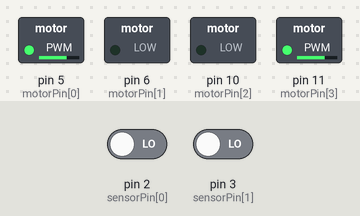
Recording of a sketch running on a simulated Arduino Uno, built with avr-gcc and run on an emulated ATmega328P. On the bench: switched loads named in the sketch (green lamp = pin HIGH). The test bench sets the inputs (shaded band); at power-on: pin 2 (sensorPin[0]) LOW, pin 3 (sensorPin[1]) LOW.

Above: at 1.2 s.
1.3 s: pin 2 (sensorPin[0]) driven HIGH
At 2.2 s:
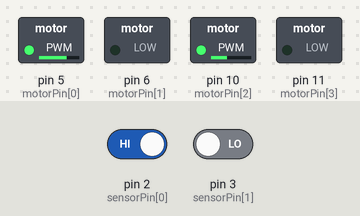
2.8 s: pin 3 (sensorPin[1]) driven HIGH
At 3.3 s:
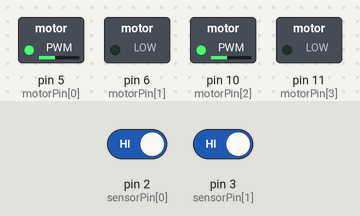
4.3 s: pin 2 (sensorPin[0]) driven LOW
At 5.6 s:
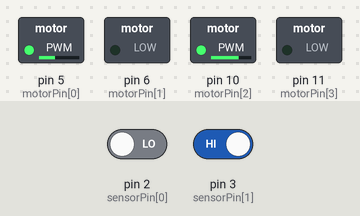
Timing chart, 0 to 7.3 s (numbered marks = the images above; inputs shaded):
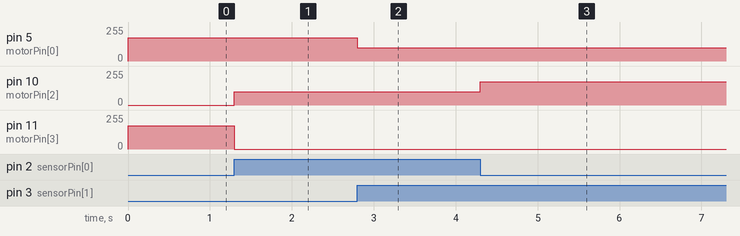

The sketch:

18_line_tracing_car.ino
```cpp
// 5pin: right forward
// 6pin: right backward
// 10pin: left forward
// 11pin: left backward
int motorPin[4] = {5, 6, 10, 11};
// 2pin: right line sensor
// 3pin: left line sensor
int sensorPin[2] = {2, 3};

void setup() {
  for (int i = 0; i < 4; i++) {
    pinMode(motorPin[i], OUTPUT);
  }
  for (int j = 0; j < 2; j++) {
    pinMode(sensorPin[j], INPUT);
  }
}

int motorPower = 100;

void loop() {
  int lineRight = digitalRead(2);
  int lineLeft = digitalRead(3);
  if (lineRight == 1 && lineLeft == 1) { // go straiht
    analogWrite(5, motorPower);
    analogWrite(6, 0);
    analogWrite(10, motorPower);
    analogWrite(11, 0);
  } else if (lineRight == 1 && lineLeft == 0) { // turn right
    analogWrite(5, motorPower + 75);
    analogWrite(6, 0);
    analogWrite(10, motorPower);
    analogWrite(11, 0);
  } else if (lineRight == 0 && lineLeft == 1) { // turn left
    analogWrite(5, motorPower);
    analogWrite(6, 0);
    analogWrite(10, motorPower + 75);
    analogWrite(11, 0);
  } else if (lineRight == 0 && lineLeft == 0) { // rotate right at the end or out of line
    analogWrite(5, motorPower + 75);
    analogWrite(6, 0);
    analogWrite(10, 0);
    analogWrite(11, motorPower + 75);
  }
}
```

Measured:
- after the input at 1.3 s, pin 10 (motorPin[2]): 0/255 → 100/255 at once; pin 11 (motorPin[3]): 175/255 → 0/255 at once
- after the input at 2.8 s, pin 5 (motorPin[0]): 175/255 → 100/255 at once
- after the input at 4.3 s, pin 10 (motorPin[2]): 100/255 → 175/255 at once
